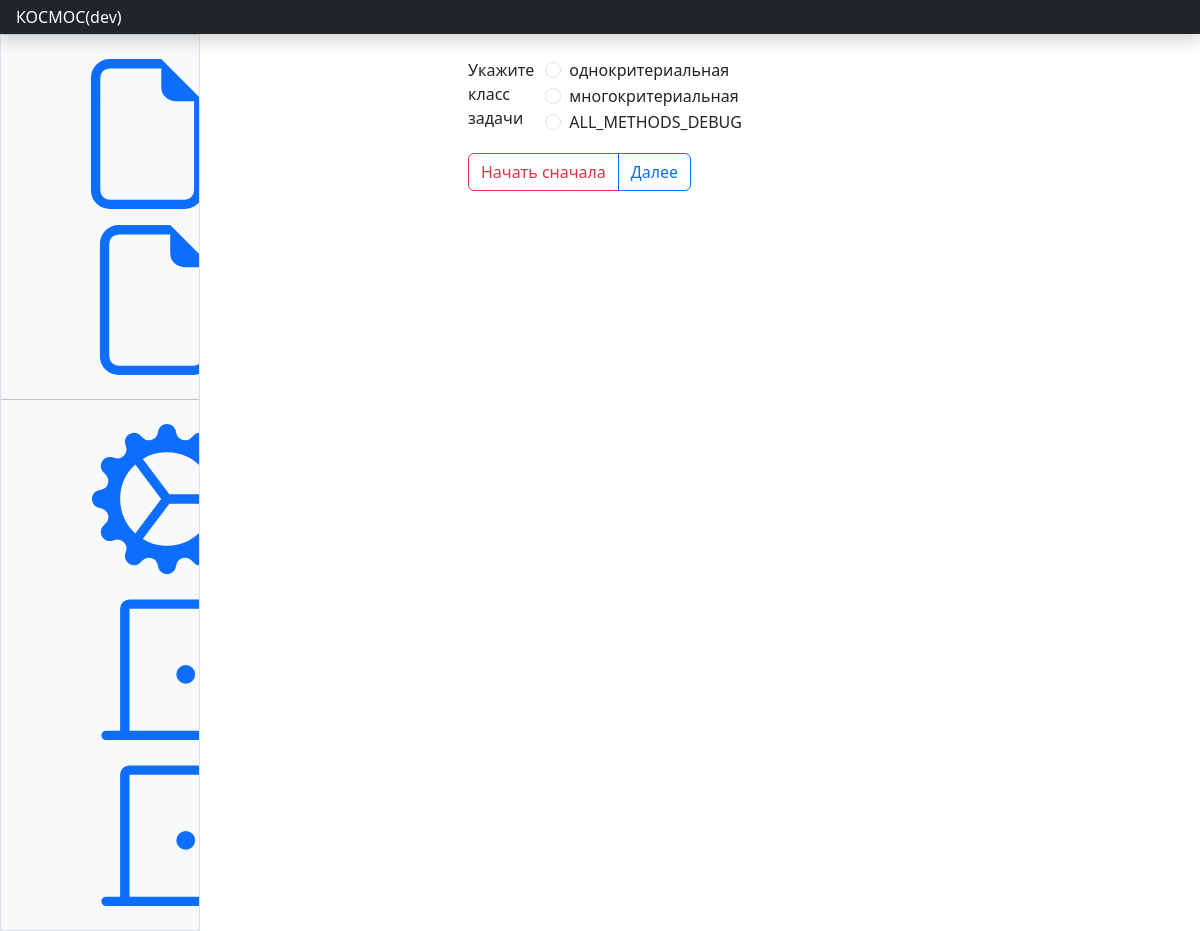
Page /get_answer/v/1/ (signed in) on the committed database.
### products/models.py (models this page shows, shortened)
class Question(models.Model):
    step = models.IntegerField(blank=True, null=True)
    question_text = models.CharField(max_length=200)
    description = models.CharField(max_length=64, blank=True, null=True)

class Choice(models.Model):
    question = models.ForeignKey(Question, on_delete=models.CASCADE)
    next_question = models.ForeignKey(Question, on_delete=models.CASCADE, related_name='next_question', blank=True, null=True)
    choice_text = models.CharField(max_length=200)
    methods = models.ManyToManyField(Method, blank=True)

### products/views.py (the view, shortened to what this page needs)
# urls.py: path('get_answer/<str:task_name>/<int:question_id>/', get_answer, name='get_answer'),
def get_answer(request, task_name, question_id=1):
    data = request.POST.dict()
    question, methods = Question.objects.get(id=question_id), None
    ctx = {"task_name": task_name, "question": question, 'methods': methods}
    ctx['question'] = get_object_or_404(Question, pk=question_id)
    ctx['methods'] = methods
    return render(request, "tasks/wizard.html", ctx)

### templates/tasks/wizard.html (shortened to what this page needs)
{% extends "main.html" %}
{% block content %}
<div class="container-fluid">
    <div class="row justify-content-md-center">
        <div class="col-md-6">
            {% if methods %}
            <form class="row align-items-center" action="{% url 'products:create_task' task_name %}" method="post">
                {% csrf_token %}
                <fieldset class="row mb-3">
                    <legend class="col-form-label col-sm-2 pt-0">Выберите методы</legend>
                    <div class="col-sm-10">
                        {% for method in methods %}
                        <div class="form-check">
                            <input class="form-check-input" type="checkbox" name="method" id="method_{{ method.id }}" value="{{ method.id }}">
                            <label class="form-check-label" for="method_{{ method.id }}">{{ method.name }}</label>
                            <i type="button" class="bi bi-question-circle" data-bs-toggle="modal" data-bs-target="#exampleModal_{{method.id}}"></i>
                        </div>
                        <div class="modal fade" id="exampleModal_{{method.id}}" tabindex="-1" aria-labelledby="exampleModalLabel_{{method.id}}" aria-hidden="true">
                            <div class="modal-dialog modal-lg modal-dialog-scrollable">
                                <div class="modal-content">
                                    <div class="modal-body">
                                        <img src="/media/{{ method.image }}" class="img-fluid" alt="/media/{{ method.image }}">
                                    </div>
                                </div>
                            </div>
                        </div>
                        {% endfor %}
                    </div>
                </fieldset>
                <div class="input-group">
                    <a href="{% url 'products:add_task' %}" type="button" class="btn btn-outline-danger">Начать сначала</a>
                    <button type="submit" class="btn btn-outline-success" name="submit-create">Создать задачу</button>
                </div>
            </form>
            {% else %}
            <form class="row align-items-center" action="{% url 'products:get_answer' task_name question.id %}" method="post">
                <fieldset class="row mb-3">
                    <legend class="col-form-label col-sm-2 pt-0">{{ question.question_text }}</legend>
                    <div class="col-sm-10">
                        {% for choice in question.choice_set.all %}
                        <div class="form-check">
                            <input class="form-check-input" type="radio" name="choice" id="choice{{ forloop.counter }}" value="{{ choice.id }}">
                            <label class="form-check-label" for="choice{{ forloop.counter }}">{{ choice.choice_text }}</label>
                        </div>
                        {% endfor %}
                    </div>
                </fieldset>
                <div class="input-group">
                    <a href="{% url 'products:add_task' %}" type="button" class="btn btn-outline-danger">Начать сначала</a>
                    <button type="submit" name="submit-answer" class="btn btn-outline-primary">Далее</button>
                </div>
            </form>
            {% endif %}
        </div>
    </div>
</div>
{% endblock content %}

### templates/main.html (shortened to what this page needs)
{% extends "base.html" %}
{% block main %}
<header class="navbar sticky-top bg-dark flex-md-nowrap p-0 shadow" data-bs-theme="dark">
    <a class="navbar-brand col-md-3 col-lg-2 me-0 px-3 fs-6 text-white" href="/">КОСМОС({{ user }})</a>
</header>
<div class="container-fluid">
    <div class="row">
        <div class="sidebar border border-right col-md-3 col-lg-2 p-0 bg-body-tertiary">
            <div class="offcanvas-md offcanvas-end bg-body-tertiary" tabindex="-1" id="sidebarMenu" aria-labelledby="sidebarMenuLabel">
                <div class="offcanvas-body d-md-flex flex-column p-0 pt-lg-3 overflow-y-auto">
                    <ul class="nav flex-column">
                        <li class="nav-item"><a class="nav-link d-flex align-items-center gap-2" href="{% url 'products:add_task' %}">      <svg class="bi"><use xlink:href="#file-earmark"></use></svg>Добавить задачу</a></li>
                        <li class="nav-item"><a class="nav-link d-flex align-items-center gap-2" href="{% url 'products:list_tasks' %}">    <svg class="bi"><use xlink:href="#file-earmark"></use></svg>Список задач</a></li>
                    </ul>
                    <hr class="my-3">
                    <ul class="nav flex-column mb-auto">
                        <li class="nav-item">
                            <a class="nav-link d-flex align-items-center gap-2" href="#">
                                <svg class="bi">
                                    <use xlink:href="#gear-wide-connected"></use>
                                </svg>
                            </a>
                        </li>
                        <li class="nav-item">
                            <a class="nav-link d-flex align-items-center gap-2" href="/logout/">
                                <svg class="bi">
                                    <use xlink:href="#door-closed"></use>
                                </svg>
                            </a>
                            <form action="{% url 'logout' %}" method="post">
                                <button type="submit" class="nav-link d-flex align-items-center gap-2"><svg class="bi">
                                    <use xlink:href="#door-closed"></use>
                                </svg>Выход</button>
                            </form>
                        </li>
                    </ul>
                </div>
            </div>
        </div>
        <main class="col-md-9 ms-sm-auto col-lg-10 px-md-4">
            <div class="my-4 w-100">
                <div class="row">
                    {% block content %}{% endblock %}
                </div>
            </div>
        </main>
    </div>
</div>
{% endblock main %}

### templates/base.html (style rules this page uses)
.bi { vertical-align: -.125em; fill: currentColor; }

### rows in the picture
Question: question_text "Укажите класс задачи"
Choice: choice_text "однокритериальная"
Choice: choice_text "многокритериальная"
Choice: choice_text "ALL_METHODS_DEBUG"

### other values in the picture
{{ user }} "dev"
